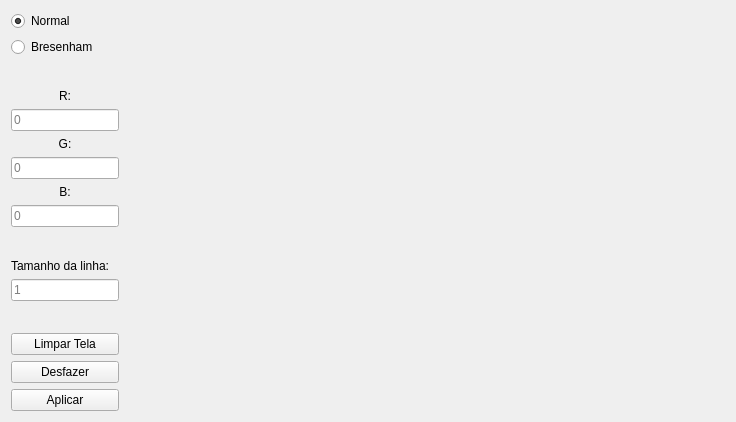
<?xml version="1.0" encoding="UTF-8"?>
<ui version="4.0">
 <class>MainWindow</class>
 <widget class="QMainWindow" name="MainWindow">
  <property name="enabled">
   <bool>true</bool>
  </property>
  <property name="geometry">
   <rect>
    <x>0</x>
    <y>0</y>
    <width>700</width>
    <height>400</height>
   </rect>
  </property>
  <property name="sizePolicy">
   <sizepolicy hsizetype="Ignored" vsizetype="Ignored">
    <horstretch>0</horstretch>
    <verstretch>0</verstretch>
   </sizepolicy>
  </property>
  <property name="maximumSize">
   <size>
    <width>980</width>
    <height>618</height>
   </size>
  </property>
  <property name="windowTitle">
   <string>Quadra de Basquete</string>
  </property>
  <property name="animated">
   <bool>false</bool>
  </property>
  <widget class="QWidget" name="centralWidget">
   <layout class="QHBoxLayout" name="horizontalLayout_3">
    <item>
     <layout class="QVBoxLayout" name="verticalLayout">
      <property name="sizeConstraint">
       <enum>QLayout::SetMinAndMaxSize</enum>
      </property>
      <item>
       <widget class="QRadioButton" name="radioButton">
        <property name="text">
         <string>Normal</string>
        </property>
        <property name="checked">
         <bool>true</bool>
        </property>
       </widget>
      </item>
      <item>
       <widget class="QRadioButton" name="radioButton_2">
        <property name="text">
         <string>Bresenham</string>
        </property>
       </widget>
      </item>
      <item>
       <spacer name="verticalSpacer">
        <property name="orientation">
         <enum>Qt::Vertical</enum>
        </property>
        <property name="sizeHint" stdset="0">
         <size>
          <width>20</width>
          <height>40</height>
         </size>
        </property>
       </spacer>
      </item>
      <item>
       <widget class="QLabel" name="label_2">
        <property name="text">
         <string>R:</string>
        </property>
        <property name="alignment">
         <set>Qt::AlignCenter</set>
        </property>
       </widget>
      </item>
      <item>
       <layout class="QHBoxLayout" name="horizontalLayout">
        <item>
         <widget class="QLineEdit" name="lineEdit">
          <property name="text">
           <string/>
          </property>
          <property name="placeholderText">
           <string>0</string>
          </property>
         </widget>
        </item>
       </layout>
      </item>
      <item>
       <widget class="QLabel" name="label_3">
        <property name="text">
         <string>G:</string>
        </property>
        <property name="alignment">
         <set>Qt::AlignCenter</set>
        </property>
       </widget>
      </item>
      <item>
       <widget class="QLineEdit" name="lineEdit_2">
        <property name="text">
         <string/>
        </property>
        <property name="placeholderText">
         <string>0</string>
        </property>
       </widget>
      </item>
      <item>
       <widget class="QLabel" name="label_4">
        <property name="text">
         <string>B:</string>
        </property>
        <property name="alignment">
         <set>Qt::AlignCenter</set>
        </property>
       </widget>
      </item>
      <item>
       <widget class="QLineEdit" name="lineEdit_3">
        <property name="text">
         <string/>
        </property>
        <property name="placeholderText">
         <string>0</string>
        </property>
       </widget>
      </item>
      <item>
       <spacer name="verticalSpacer_2">
        <property name="orientation">
         <enum>Qt::Vertical</enum>
        </property>
        <property name="sizeHint" stdset="0">
         <size>
          <width>20</width>
          <height>40</height>
         </size>
        </property>
       </spacer>
      </item>
      <item>
       <widget class="QLabel" name="label">
        <property name="text">
         <string>Tamanho da linha:   </string>
        </property>
        <property name="alignment">
         <set>Qt::AlignCenter</set>
        </property>
       </widget>
      </item>
      <item>
       <widget class="QLineEdit" name="lineEdit_4">
        <property name="placeholderText">
         <string>1</string>
        </property>
       </widget>
      </item>
      <item>
       <spacer name="verticalSpacer_3">
        <property name="orientation">
         <enum>Qt::Vertical</enum>
        </property>
        <property name="sizeHint" stdset="0">
         <size>
          <width>20</width>
          <height>40</height>
         </size>
        </property>
       </spacer>
      </item>
      <item>
       <widget class="QPushButton" name="pushButton3">
        <property name="text">
         <string>Limpar Tela</string>
        </property>
       </widget>
      </item>
      <item>
       <widget class="QPushButton" name="pushButton2">
        <property name="text">
         <string>Desfazer</string>
        </property>
       </widget>
      </item>
      <item>
       <widget class="QPushButton" name="pushButton">
        <property name="text">
         <string>Aplicar</string>
        </property>
       </widget>
      </item>
     </layout>
    </item>
    <item>
     <widget class="GLWidget" name="widget" native="true">
      <property name="minimumSize">
       <size>
        <width>600</width>
        <height>400</height>
       </size>
      </property>
      <property name="maximumSize">
       <size>
        <width>600</width>
        <height>400</height>
       </size>
      </property>
      <property name="mouseTracking">
       <bool>true</bool>
      </property>
     </widget>
    </item>
   </layout>
  </widget>
 </widget>
 <layoutdefault spacing="6" margin="11"/>
 <customwidgets>
  <customwidget>
   <class>GLWidget</class>
   <extends>QWidget</extends>
   <header>glwidget.h</header>
   <container>1</container>
  </customwidget>
 </customwidgets>
 <resources/>
 <connections/>
</ui>
